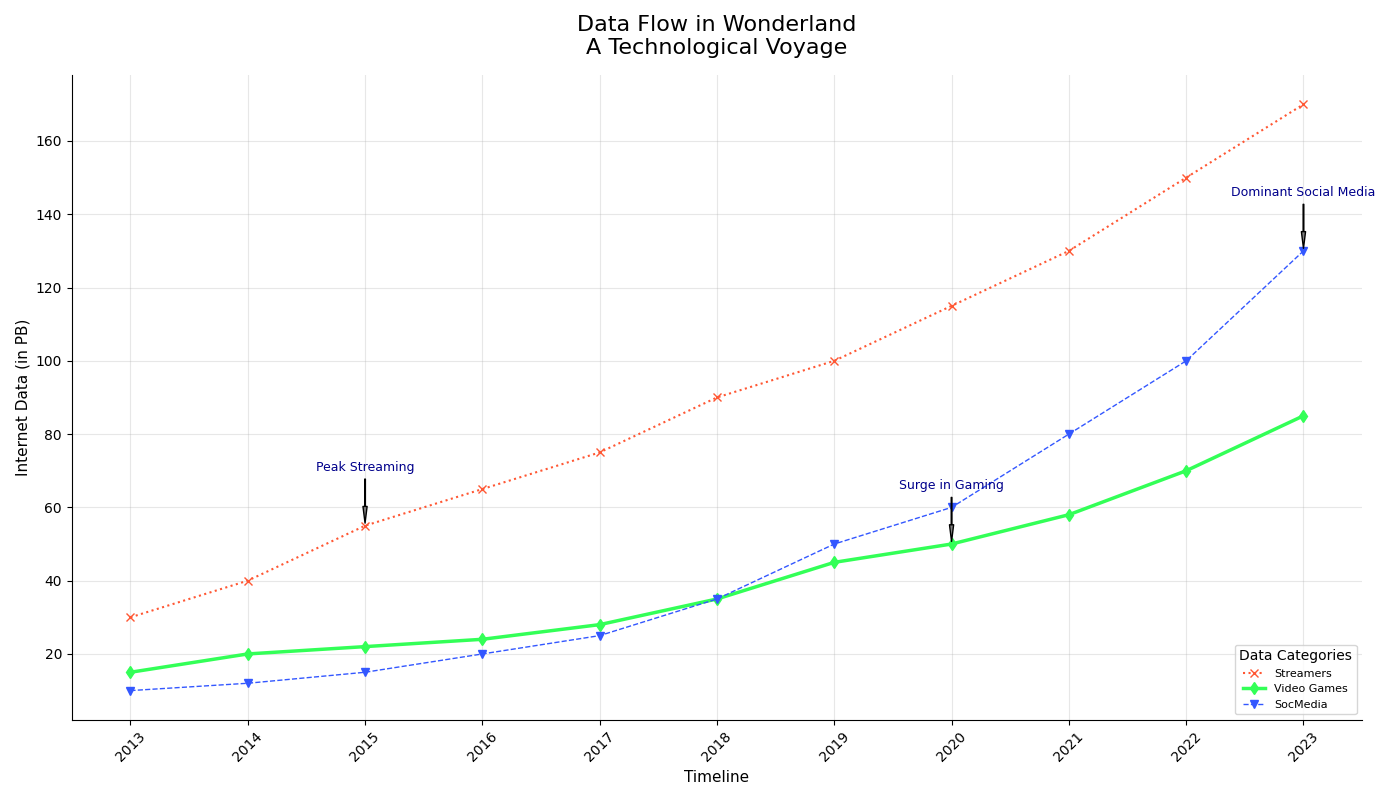

This figure's Python source:
import matplotlib.pyplot as plt
import numpy as np

years = np.arange(2013, 2024)

streaming_services = np.array([30, 40, 55, 65, 75, 90, 100, 115, 130, 150, 170])
online_gaming = np.array([15, 20, 22, 24, 28, 35, 45, 50, 58, 70, 85])
social_media = np.array([10, 12, 15, 20, 25, 35, 50, 60, 80, 100, 130])

fig, ax = plt.subplots(figsize=(14, 8))

# Updated color scheme
ax.plot(years, streaming_services, marker='x', linestyle=':', color='#ff5733', linewidth=1.5, label='Streamers')
ax.plot(years, online_gaming, marker='d', linestyle='-', color='#33ff57', linewidth=2.5, label='Video Games')
ax.plot(years, social_media, marker='v', linestyle='--', color='#3357ff', linewidth=1, label='SocMedia')

ax.set_title('Data Flow in Wonderland\nA Technological Voyage', fontsize=16, fontweight='normal', pad=15)
ax.set_xlabel('Timeline', fontsize=11)
ax.set_ylabel('Internet Data (in PB)', fontsize=11)

ax.set_xticks(years)
ax.set_xticklabels(years, rotation=45)

ax.legend(title='Data Categories', loc='lower right', fontsize=8)

annotations = {
    2015: ("Peak Streaming", streaming_services[2]),
    2020: ("Surge in Gaming", online_gaming[7]),
    2023: ("Dominant Social Media", social_media[10]),
}

for year, (text, y_value) in annotations.items():
    ax.annotate(text, xy=(year, y_value), xytext=(year, y_value + 15),
                arrowprops=dict(facecolor='gray', shrink=0.05, width=0.5, headwidth=3), fontsize=9, color='darkblue', ha='center')

ax.grid(True, linestyle='-', alpha=0.3)
ax.spines['top'].set_visible(False)
ax.spines['right'].set_visible(False)

plt.tight_layout()
plt.show()
